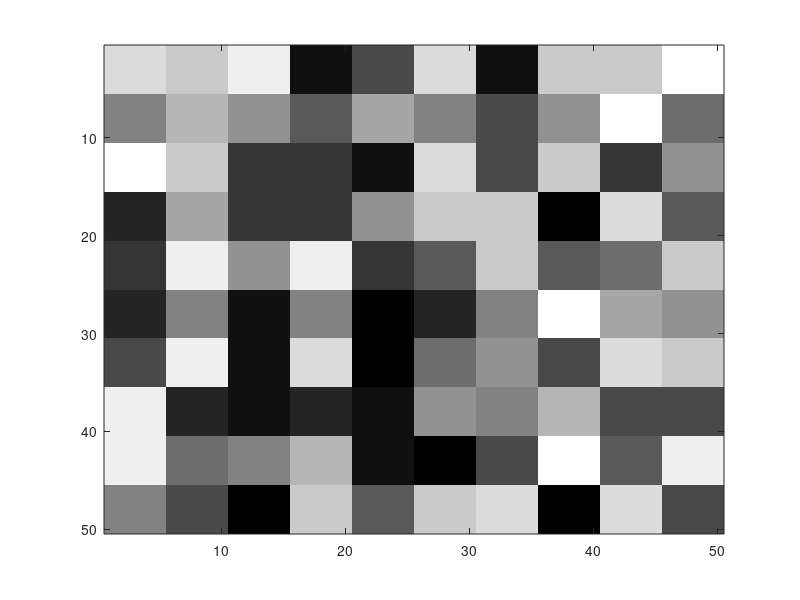
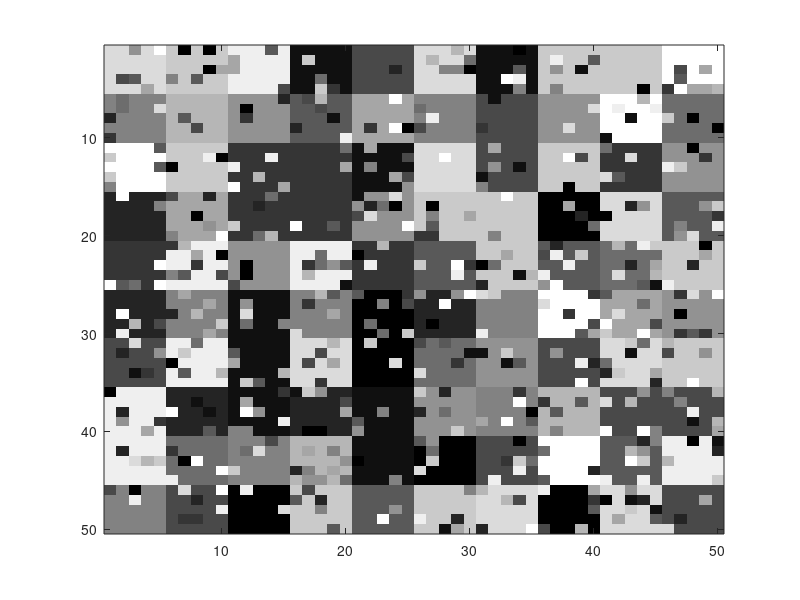

Write the MATLAB code that produced these figures, in order. (Note: this script raises an error after producing the figures.)
%% Generate a "patch image"

nRows = 50;
nCols = 50;
nStates = 15;
nNodes = nRows * nCols;
patchWidth = 5;
patchHeight = patchWidth;

% How many pixels to flip
noiseLevel = nNodes * .20;

%% Generate the normal image
image = [];
for i = 1:(nRows/patchHeight)
    rowOfPatches = [];
    for j = 1:(nCols/patchWidth)
        %patchState = mod(i * (nRows/patchHeight) + j, nStates);
        patchState = randi(nStates);
        patch = repmat(patchState, [patchHeight, patchWidth]);
        rowOfPatches = [rowOfPatches patch];
    end
    image = [image ; rowOfPatches];
end

figure;
imagesc(image);
colormap gray

%% Add noise

% Pick the pixels to noise. 
noisyImage = image;
perm = randperm(nNodes, noiseLevel);
for i = 1:noiseLevel
    % Flip the pixel, force it to _not_ end up being the same thing
    old = image(ind2sub(size(image), perm(i)));
    offset = randi(nStates - 1);
    noisyImage(ind2sub(size(image), perm(i))) = mod(old + offset, nStates) + 1;
end

figure;
imagesc(noisyImage);
colormap gray

%% Construct the UGM -- following the construction in ../UGM/examples/getNoisyX.m 


adj = sparse(nNodes,nNodes);

% Add Down Edges
ind = 1:nNodes;
exclude = sub2ind([nRows nCols],repmat(nRows,[1 nCols]),1:nCols); % No Down edge for last row
ind = setdiff(ind,exclude);
adj(sub2ind([nNodes nNodes],ind,ind+1)) = 1;

% Add Right Edges
ind = 1:nNodes;
exclude = sub2ind([nRows nCols],1:nRows,repmat(nCols,[1 nRows])); % No right edge for last column
ind = setdiff(ind,exclude);
adj(sub2ind([nNodes nNodes],ind,ind+nRows)) = 1;

% Add Up/Left Edges
adj = adj+adj';
edgeStruct = UGM_makeEdgeStruct(adj,nStates);

% Make nodePot
alpha = .15
nodePot = zeros(nNodes,nStates);
for i = 1:nStates
    nodePot(:,i) = ((noisyImage(:) == i) + alpha) / (nStates * alpha + 1);
end
nodePot;

% Make edgePot
edgePot = zeros(nStates,nStates,edgeStruct.nEdges);
repblock = ones(nStates, nStates) + diag(repmat(2, nStates, 1));
%edgePot = repmat([1.35 1;1 1.35],[1 1 edgeStruct.nEdges]);
edgePot = repmat(repblock,[1 1 edgeStruct.nEdges]);


burnIn = 0;
iterRange = 10;
maxSteps = 10;
stepSize = iterRange/maxSteps;

% Naive Gibbs
figure(3);

edgeStruct.maxIter = iterRange;
edgeStruct.useMex = 1;
samplesNaiveGibbs = UGM_Sample_Gibbs(nodePot,edgePot,edgeStruct,burnIn);

for i = 1:maxSteps
    edgeStruct.maxIter = i*stepSize;
	
    maxOfMarginalsGibbsDecode = UGM_Decode_MaxOfMarginals(nodePot,edgePot,edgeStruct, @UGM_Infer_Sample,@UGM_Sample_Gibbs,burnIn);

    recon = reshape(maxOfMarginalsGibbsDecode, nRows, nCols);
%    recon = double(reshape(samplesNaiveGibbs(:,edgeStruct.maxIter), ...
%                     nRows, nCols));
    errorRatesNaive(i) = (sum(sum(abs(1 - (recon == image))))) / nNodes;
    subplot(2,5,i);
    imagesc(recon);
    colormap gray
end

%%% Checker

%% Make Blocks
blocks1 = [];
blocks2 = [];
nodeNums = reshape(1:nNodes,nRows,nCols);
for j = 1:nCols
  for i = 1:nRows
     if mod(i, 2) == mod(j, 2)
        blocks1 = [blocks1; sub2ind([nRows nCols], i, j)];
     else
        blocks2 = [blocks2; sub2ind([nRows nCols], i, j)];
     end
  end
end
b1Ind = nNodes/2;
blocks = {blocks1;blocks2};

%% Visualize the blocks
figure;
visual = zeros(nNodes, 1);
for j = 1:b1Ind
    visual(blocks2(j)) = 1;
end
imagesc(reshape(visual, nRows, nCols));
colormap gray

figure;
for i = 1:maxSteps
    edgeStruct.maxIter = i*stepSize;
	
    [nodeBel junk] = UGM_Sample_Infer_Block_Gibbs(nodePot,edgePot,edgeStruct,burnIn,blocks,@UGM_Sample_Infer_Tree);
    [junk nodeLabels] = max(nodeBel, [], 2);
    recon = reshape(nodeLabels, nRows, nCols);
    errorRatesBlockCB(i) = (sum(sum(abs(1 - (recon == image))))) / nNodes
    subplot(2,5,i);
    imagesc(recon);
    colormap gray
end



%%%% HF Block Gibbs sampling

%% Make Blocks
nodeNums = reshape(1:nNodes,nRows,nCols);
blocks1 = zeros(nNodes/2,1);
blocks2 = zeros(nNodes/2,1);
b1Ind = 0;
b2Ind = 0;
for j = 1:nCols
    if mod(j,2) == 1
        blocks1(b1Ind+1:b1Ind+nCols-1) = nodeNums(1:nCols-1,j);
        b1Ind = b1Ind+nCols-1;
        
        blocks2(b2Ind+1) = nodeNums(nRows,j);
        b2Ind = b2Ind+1;
    else
        blocks1(b1Ind+1) = nodeNums(1,j);
        b1Ind = b1Ind+1;
        
        blocks2(b2Ind+1:b2Ind+nCols-1) = nodeNums(2:nCols,j);
        b2Ind = b2Ind+nCols-1;
    end
end
blocks = {blocks1;blocks2};

%% Visualize the blocks
%figure(5)
%visual = zeros(nNodes, 1);
%for j = 1:b1Ind
%    visual(blocks2(j)) = 1;
%end
%imagesc(reshape(visual, nRows, nCols));
%colormap gray


%
%figure(6);
%for i = 1:maxSteps
%    edgeStruct.maxIter = i*stepSize;
%	
%    maxOfMarginalsGibbsDecode = UGM_Decode_MaxOfMarginals(nodePot,edgePot,edgeStruct, @UGM_Infer_Sample, @(nodePot, edgePot, edgeStruct, v) (samplesBlockGibbs(:, 1:edgeStruct.maxIter)) ,burnIn);
%
%    recon = reshape(maxOfMarginalsGibbsDecode, nRows, nCols);
%%     reconX = reshape(samplesBlockGibbs(:,edgeStruct.maxIter) -1., nRows, nCols)
%    errorRatesBlockHF(i) = (sum(sum(abs(1 - (recon == image))))) / nNodes;
%    subplot(2,5,i);
%    imagesc(recon);
%    colormap gray
%end

figure;
for i = 1:maxSteps
    edgeStruct.maxIter = i*stepSize;
	
    [nodeBel junk] = UGM_Sample_Infer_Block_Gibbs(nodePot,edgePot,edgeStruct,burnIn,blocks,@UGM_Sample_Infer_Tree);
    [junk nodeLabels] = max(nodeBel, [], 2);
    recon = reshape(nodeLabels, nRows, nCols);
    errorRatesBlockHF(i) = (sum(sum(abs(1 - (recon == image))))) / nNodes
    subplot(2,5,i);
    imagesc(recon);
    colormap gray
end

figure;
plot(errorRatesNaive, 'b-o'); hold on,
plot(errorRatesBlockHF, 'g-x');
plot(errorRatesBlockCB, 'r-x');
legend('Naive', 'Blocked', 'CB');

